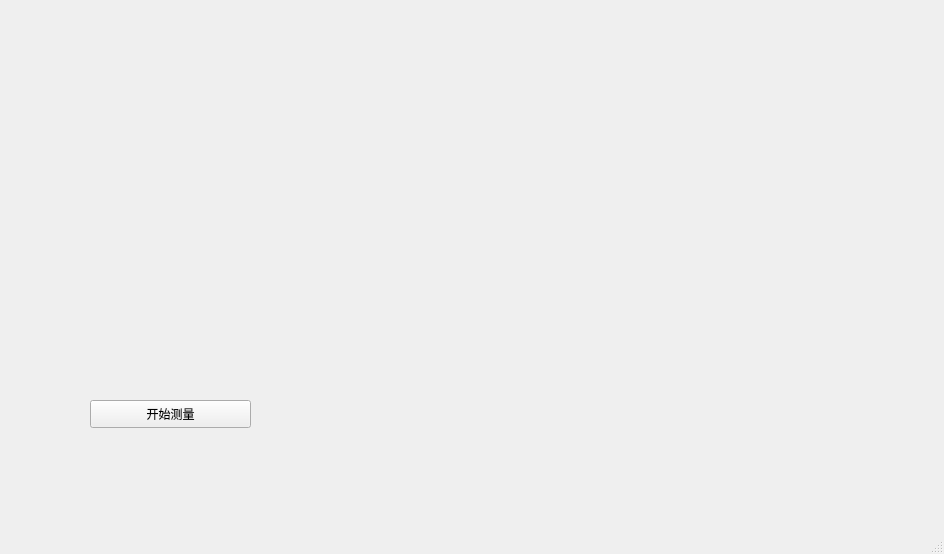
<?xml version="1.0" encoding="UTF-8"?>
<ui version="4.0">
 <class>MainWindow</class>
 <widget class="QMainWindow" name="MainWindow">
  <property name="geometry">
   <rect>
    <x>0</x>
    <y>0</y>
    <width>944</width>
    <height>554</height>
   </rect>
  </property>
  <property name="windowTitle">
   <string>MainWindow</string>
  </property>
  <widget class="QWidget" name="centralwidget">
   <widget class="PlotWidget" name="widget" native="true">
    <property name="geometry">
     <rect>
      <x>70</x>
      <y>70</y>
      <width>801</width>
      <height>271</height>
     </rect>
    </property>
   </widget>
   <widget class="QPushButton" name="pushButton">
    <property name="geometry">
     <rect>
      <x>90</x>
      <y>400</y>
      <width>161</width>
      <height>28</height>
     </rect>
    </property>
    <property name="text">
     <string>开始测量</string>
    </property>
   </widget>
  </widget>
  <widget class="QMenuBar" name="menubar">
   <property name="geometry">
    <rect>
     <x>0</x>
     <y>0</y>
     <width>944</width>
     <height>26</height>
    </rect>
   </property>
  </widget>
  <widget class="QStatusBar" name="statusbar"/>
 </widget>
 <customwidgets>
  <customwidget>
   <class>PlotWidget</class>
   <extends>QWidget</extends>
   <header location="global">pyqtgraph.h</header>
   <container>1</container>
  </customwidget>
 </customwidgets>
 <resources/>
 <connections/>
</ui>
